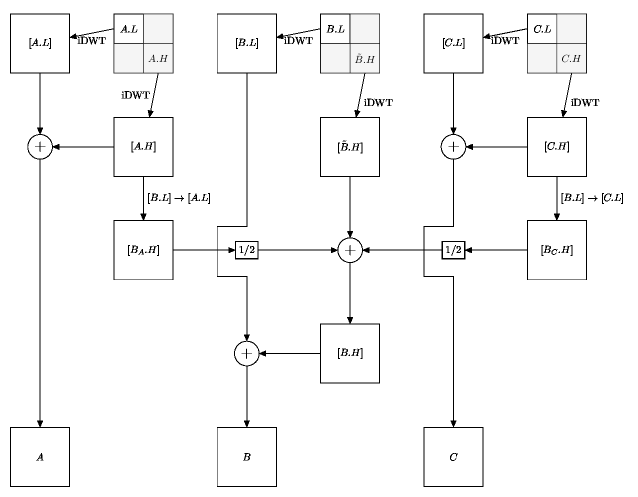
#> input picture backward.png, 1276 x 994 px (shown at 1/2 size)
$ python -i MCDWTLibrary.py   (imports and definitions only)
#> lines starting #> are read from the running program, lines starting #| are printed output that depends on the picture
import numpy as np
import cv2
import pywt

def split_video_in_frames_to_disk(filename):
    '''
    Reads a video file frame by frame, convert each frame to
    YCrCb and saves it in the folder /output as a binaryfile with
    .npy extension.
    '''
    cap = cv2.VideoCapture(filename)
    num_frame = 0

    while(cap.isOpened()):

        ret, frame = cap.read()
        if frame is None:
            break

        image = cv2.cvtColor(frame, cv2.COLOR_BGR2YCrCb)


        cv2.imwrite('test_images/'+str(num_frame)+'.png',image)

        num_frame = num_frame + 1


def read_frame(filename):
    '''
    Reads a frame from a filename.
    '''

    # To see it in RGB uncomment the next line
    # image = cv2.cvtColor(image, cv2.COLOR_YCrCb2BGR)

    return cv2.imread(filename,1)


def image_y_to_four_bands(image):
    coeffs = pywt.dwt2(image, 'haar')
    return coeffs[0], coeffs[1][0], coeffs[1][1], coeffs[1][2],

def generate_x(ll, hl, lh, hh):
    height = ll.shape[0]*2
    width = ll.shape[1]*2
    z = np.zeros((height//2, width//2), dtype="float64")
    il = pywt.idwt2((ll, (z, z, z)), 'haar')
    ih = pywt.idwt2((z, (hl, lh, hh)), 'haar')
    return il, ih

def output_from_dwt(ll, hl, lh, hh):
    height = ll.shape[0]*2
    width = ll.shape[1]*2
    output = np.zeros((height, width), dtype="int16")
    output[0:height//2, 0:width//2] = ll
    output[0:height//2, width//2:width] = hl
    output[height//2:height, 0:width//2] = lh
    output[height//2:height, width//2:width] = hh
    return output

def forward_MCDWT(imageA, imageB, imageC):

    All, Ahl, Alh, Ahh = image_y_to_four_bands(imageA[:,:,0],)
    Bll, Bhl, Blh, Bhh = image_y_to_four_bands(imageB[:,:,0],)
    Cll, Chl, Clh, Chh = image_y_to_four_bands(imageC[:,:,0],)

    iAl, iAh = generate_x(All, Ahl, Alh, Ahh)
    iBl, iBh = generate_x(Bll, Bhl, Blh, Bhh)
    iCl, iCh = generate_x(Cll, Chl, Clh, Chh)

    waste_image = iBh-((iAh + iCh)/2)
    Rll, Rhl, Rlh, Rhh = image_y_to_four_bands(waste_image)
    Rll = Bll
    outputA = output_from_dwt(All, Ahl, Alh, Ahh)
    outputR = output_from_dwt(Rll, Rhl, Rlh, Rhh)
    outputC = output_from_dwt(Cll, Chl, Clh, Chh)

    return outputA, outputR, outputC

def normalize_uint16_to_uint8(image):
    image = 256*((image+512)/1024)
    return np.uint8(image)

def video_converter (file_in, file_out):

#> called with file_in = '../backward.png', file_out = 'out.png'
    cap = cv2.VideoCapture(file_in)
    ret, frame1 = cap.read()
#> frame1 is the input picture: shape (994, 1276, 3); min 0, max 255, mean 248.1

    fourcc = cv2.VideoWriter_fourcc(*'X264')
    out = cv2.VideoWriter(file_out,fourcc, 50.0, (frame1.shape[0],frame1.shape[1]), False)


    while(cap.isOpened()):

        ret, frame2 = cap.read()
        ret, frame3 = cap.read()

        if frame3 is None or frame2 is None or frame3 is None :
            break
        image1 = cv2.cvtColor(frame1, cv2.COLOR_BGR2YCrCb)
#> image1: shape (994, 1276, 3); mean of channels 0, 1, 2 248.1, 128, 128
        image2 = cv2.cvtColor(frame2, cv2.COLOR_BGR2YCrCb)
        image3 = cv2.cvtColor(frame3, cv2.COLOR_BGR2YCrCb)

        image1, image2, image3 = forward_MCDWT(image1,image2,image3)
#> in forward_MCDWT, `All, Ahl, Alh, Ahh = image_y_to_four_bands(imageA[:,:,0],)`:
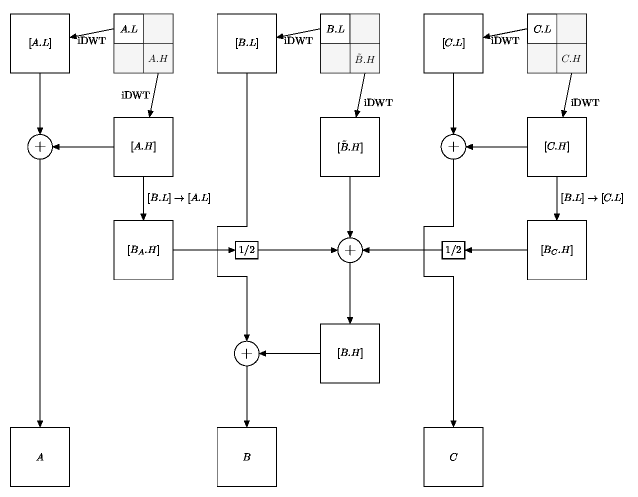
#> All: shape (497, 638) float64; min 0, max 510, mean 496.2; drawn with min black and max white
#> in forward_MCDWT, `All, Ahl, Alh, Ahh = image_y_to_four_bands(imageA[:,:,0],)`:
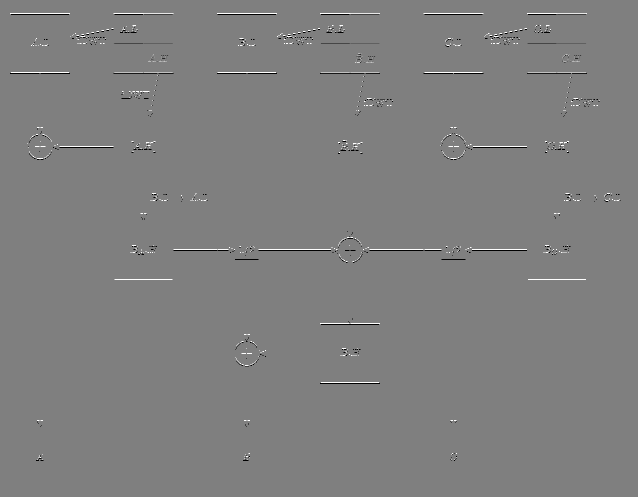
#> Ahl: shape (497, 638) float64; min -255, max 255, mean 0; drawn with min black and max white
#> in forward_MCDWT, `All, Ahl, Alh, Ahh = image_y_to_four_bands(imageA[:,:,0],)`:
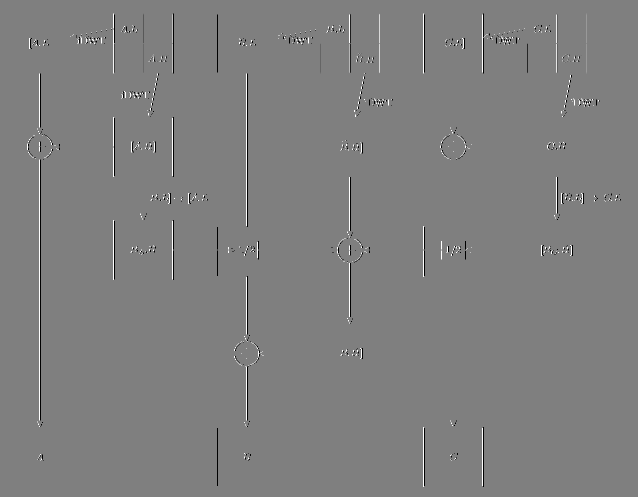
#> Alh: shape (497, 638) float64; min -255, max 255, mean -0.1; drawn with min black and max white
#> in forward_MCDWT, `All, Ahl, Alh, Ahh = image_y_to_four_bands(imageA[:,:,0],)`:
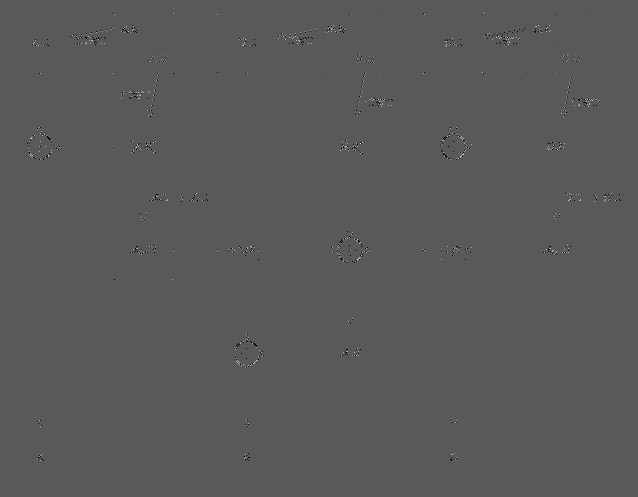
#> Ahh: shape (497, 638) float64; min -139, max 255, mean 0; drawn with min black and max white
#> in forward_MCDWT, `waste_image = iBh-((iAh + iCh)/2)`: waste_image: shape (994, 1276) float64; every value is 0
#> in forward_MCDWT, `Rll, Rhl, Rlh, Rhh = image_y_to_four_bands(waste_image)`: Rll: shape (497, 638) float64; every value is 0
#> in output_from_dwt, `output[0:height//2, 0:width//2] = ll`:
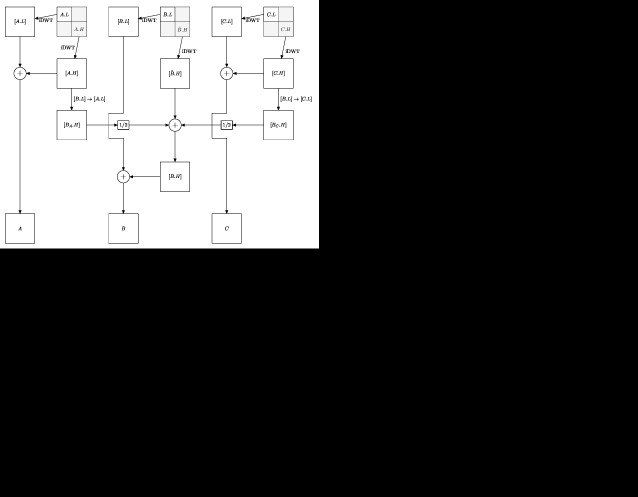
#> output: shape (994, 1276) int16 (shown at 1/2 size); min 0, max 510, mean 124; drawn with min black and max white
#> in output_from_dwt, `output[height//2:height, width//2:width] = hh`:
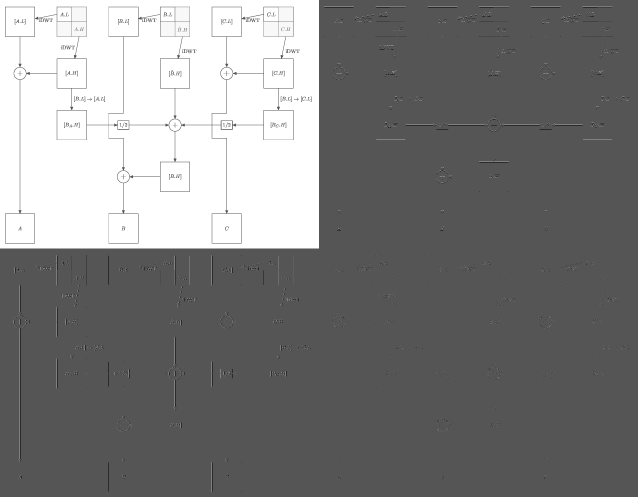
#> output: shape (994, 1276) int16 (shown at 1/2 size); min -255, max 510, mean 124; drawn with min black and max white

#> (the run stopped early here; a loop or call above may not have finished)

$ run again, on forward.png
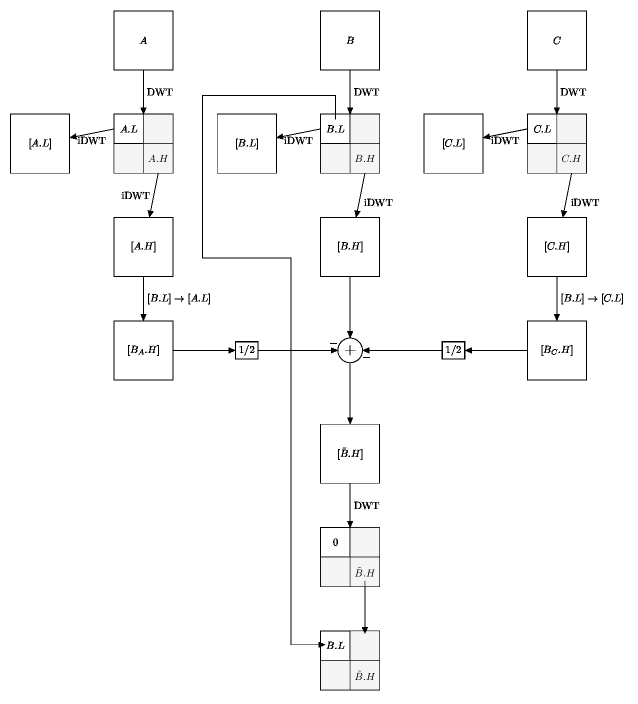
#> input picture forward.png, 1276 x 1408 px (shown at 1/2 size)
#> in video_converter, frame1 is the input picture: shape (1408, 1276, 3); min 0, max 255, mean 249.8
#> image1: shape (1408, 1276, 3); mean of channels 0, 1, 2 249.8, 128, 128
#> in forward_MCDWT, `All, Ahl, Alh, Ahh = image_y_to_four_bands(imageA[:,:,0],)`:
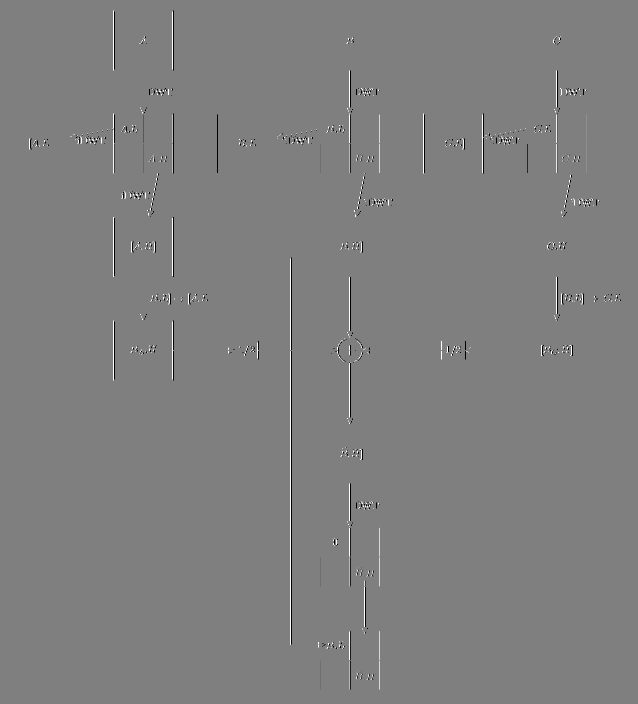
#> Alh: shape (704, 638) float64; min -255, max 255, mean 0; drawn with min black and max white
#> waste_image: shape (1408, 1276) float64; every value is 0
#> Rll: shape (704, 638) float64; every value is 0
#> in output_from_dwt, `output[height//2:height, width//2:width] = hh`:
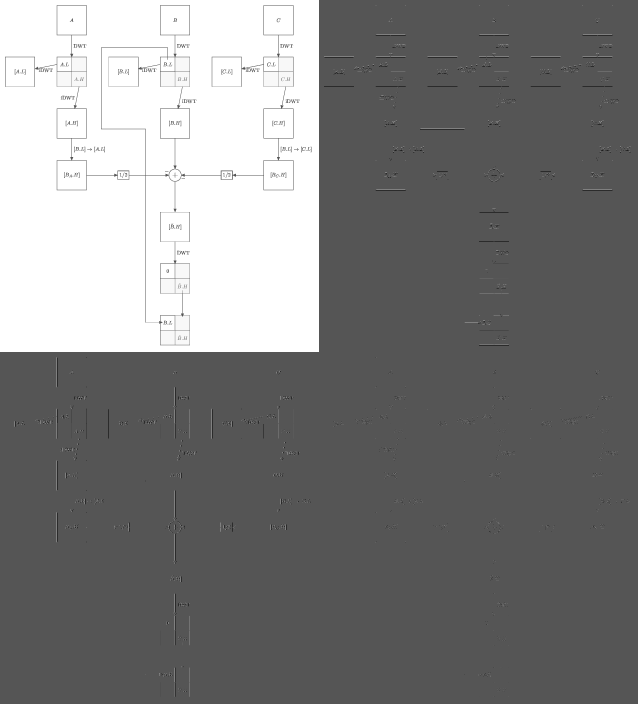
#> output: shape (1408, 1276) int16 (shown at 1/2 size); min -255, max 510, mean 124.8; drawn with min black and max white
